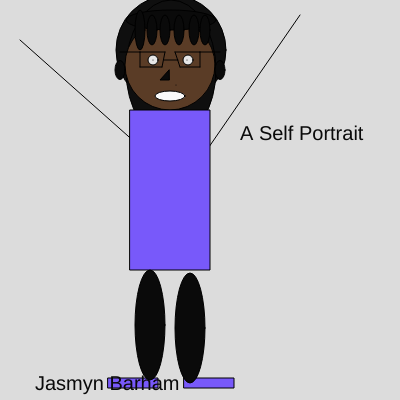
Frame 1 (no input)
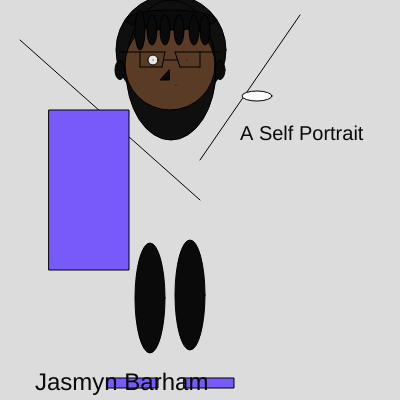
Frame 60 (no input)
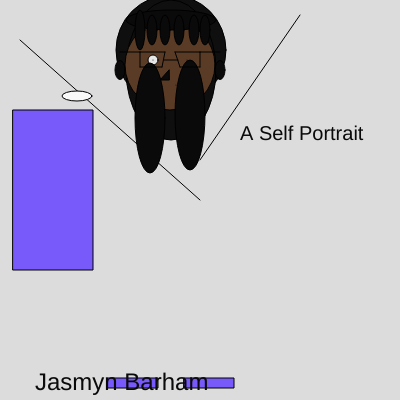
Frame 120 (the mouse pressed at the canvas centre since frame 60)

The p5.js sketch that drew these frames (run headless with seeded random() and noise() and a simulated clock; from frame 60 on, the mouse is pressed at the canvas centre):

// p5.js sketch
// ── sketch.js
var x = 188;
var y = 60;

var headX = 170;
var headY = 65;
var headDirection = 1;

var bodyX = 130;
var bodyY = 110;

var legX = 190;
var legY = 325;

mouthY = 96;
mouthX = 170;

var size = 20;
var count = 0;
var sizeDirection = 4;

var movement = 2
var movement2 = 3;
var leftlegMovement = 3


function setup() {
  createCanvas(400, 400);
   movement = Math.floor(Math.random() * 10);
}

function draw()
{
  background(220);
  fill(15);
  //hair
  circle(171,50,110);
  ellipse(171,70,90,140);
  fill(90,60,38);
  //head
  circle(headX,headY,90);
  //right arm
  line(20,40,200,200);
  //left arm
  line(300,15,200,160)
  fill(230)
  //right eye
  circle(153,60,10);
  //left eye
  circle(x,y,10);
    if(x >= 400 && y >=400)
    {
       movement*=-1;
    }
    if(x <= 0 && y >= 0)
    {
        movement *= -1;
    }
     x += movement;
    y += movement;
  fill(120,89,250);
  //body
  rect(bodyX,bodyY,80,160);
  fill(120,89,250);
  //right foot
  rect(108,378,50,10);
  //left foot
  rect(184,378,50,10);  
  fill(10)
  //right ear
  ellipse(120,70,10,19);
  //left ear
  ellipse(220,70,10,19);
  //nose
  triangle(169,80,160,80,169,70);
  //right leg
  ellipse(150,legY,30,110);
    if(legY >= 400 || legY <= 0)
    {
       leftlegMovement *= -1;
    }

     legY += leftlegMovement;

  //left leg
  ellipse(190,legY,30,110)  
  fill(250)
  //mouth
  ellipse(mouthX,mouthY,30,10)
  //right pupil
  point(153,60);
  //left pupil
  point(187,60);
  //freckle
  point(176,85);
  fill(10);
  //hair
  ellipse(171,20,90,20);
  //right glasses
  line(140,52,165,52);
  line(140,67,162,67);
  line(140,52,140,67);
  line(165,52,162,67);
  //left glasses
  line(175,52,200,52);
  line(180,67,200,67);
  line(200,52,200,67);
  line(175,52,180,67);
  //frames
  line(164,60,178,60);
  line(140,52,120,52);
  line(200,52,220,52);
  //hair curls
  ellipse(140,30,10,40);
  ellipse(152,30,10,30);
  ellipse(165,30,10,30);
  ellipse(179,30,10,30);
  ellipse(194,30,10,30);
  ellipse(205,30,10,30);
  textSize(size);
      size+= sizeDirection;
    count++;
    if(count > 5)
    {
        sizeDirection *=-1;
        count = 0;
    }
  text('Jasmyn Barham', 35, 390);
  textSize(20)
  text('A Self Portrait', 240,140)

    if(bodyX >= 300 || bodyX <= 0)
    {
       movement *= -1;
    }

     bodyX += movement;
  
  if(mouthX >= 300 || mouthX <= 0)
  {
    movement2 *= -1;
  }
    mouthX += movement2

}
// ── First_p5.js_Webpage.html
<html>

    <head>
        <title>
            First p5.js page
        </title>
        <script src="https://cdnjs.cloudflare.com/ajax/libs/p5.js/1.1.9/p5.min.js"></script>
        <script src="sketch.js"></script>
    </head>
    <body>

    </body>
</html>  
// ── sketchweek10.js
var x = 188;
var y = 60;

var headX = 170;
var headY = 65;
var headDirection = 1;

var bodyX = 130;
var bodyY = 110;

var legX = 190;
var legY = 325;

mouthY = 96;
mouthX = 170;   

var size = 20;
var count = 0;
var sizeDirection = 4;

var movement = 2
var movement2 = 3;
var leftlegMovement = 3


function setup() {
  createCanvas(400, 400);
   movement = Math.floor(Math.random() * 10);
}

function draw()
{
  background(220);
  fill(15);
  //hair
  circle(171,50,110);
  ellipse(171,70,90,140);
  fill(90,60,38);
  //head
  circle(headX,headY,90);
  //right arm
  line(20,40,200,200);
  //left arm
  line(300,15,200,160)
  fill(230)
  //right eye
  circle(153,60,10);
  //left eye
  circle(x,y,10);
    if(x >= 400 && y >=400)
    {
       movement*=-1;
    }
    if(x <= 0 && y >= 0)
    {
        movement *= -1;
    }
     x += movement;
    y += movement;
  fill(120,89,250);
  //body
  rect(bodyX,bodyY,80,160);
  fill(120,89,250);
  //right foot
  rect(108,378,50,10);
  //left foot
  rect(184,378,50,10);  
  fill(10)
  //right ear
  ellipse(120,70,10,19);
  //left ear
  ellipse(220,70,10,19);
  //nose
  triangle(169,80,160,80,169,70);
  //right leg
  ellipse(150,legY,30,110);
    if(legY >= 400 || legY <= 0)
    {
       leftlegMovement *= -1;
    }

     legY += leftlegMovement;

  //left leg
  ellipse(190,legY,30,110)  
  fill(250)
  //mouth
  ellipse(mouthX,mouthY,30,10)
  //right pupil
  point(153,60);
  //left pupil
  point(187,60);
  //freckle
  point(176,85);
  fill(10);
  //hair
  ellipse(171,20,90,20);
  //right glasses
  line(140,52,165,52);
  line(140,67,162,67);
  line(140,52,140,67);
  line(165,52,162,67);
  //left glasses
  line(175,52,200,52);
  line(180,67,200,67);
  line(200,52,200,67);
  line(175,52,180,67);
  //frames
  line(164,60,178,60);
  line(140,52,120,52);
  line(200,52,220,52);
  //hair curls
  ellipse(140,30,10,40);
  ellipse(152,30,10,30);
  ellipse(165,30,10,30);
  ellipse(179,30,10,30);
  ellipse(194,30,10,30);
  ellipse(205,30,10,30);
  textSize(size);
      size+= sizeDirection;
    count++;
    if(count > 5)
    {
        sizeDirection *=-1;
        count = 0;
    }
  text('Jasmyn Barham', 35, 390);
  textSize(20)
  text('A Self Portrait', 240,140)

    if(bodyX >= 300 || bodyX <= 0)
    {
       movement *= -1;
    }

     bodyX += movement;
  
  if(mouthX >= 300 || mouthX <= 0)
  {
    movement2 *= -1;
  }
    mouthX += movement2

}
